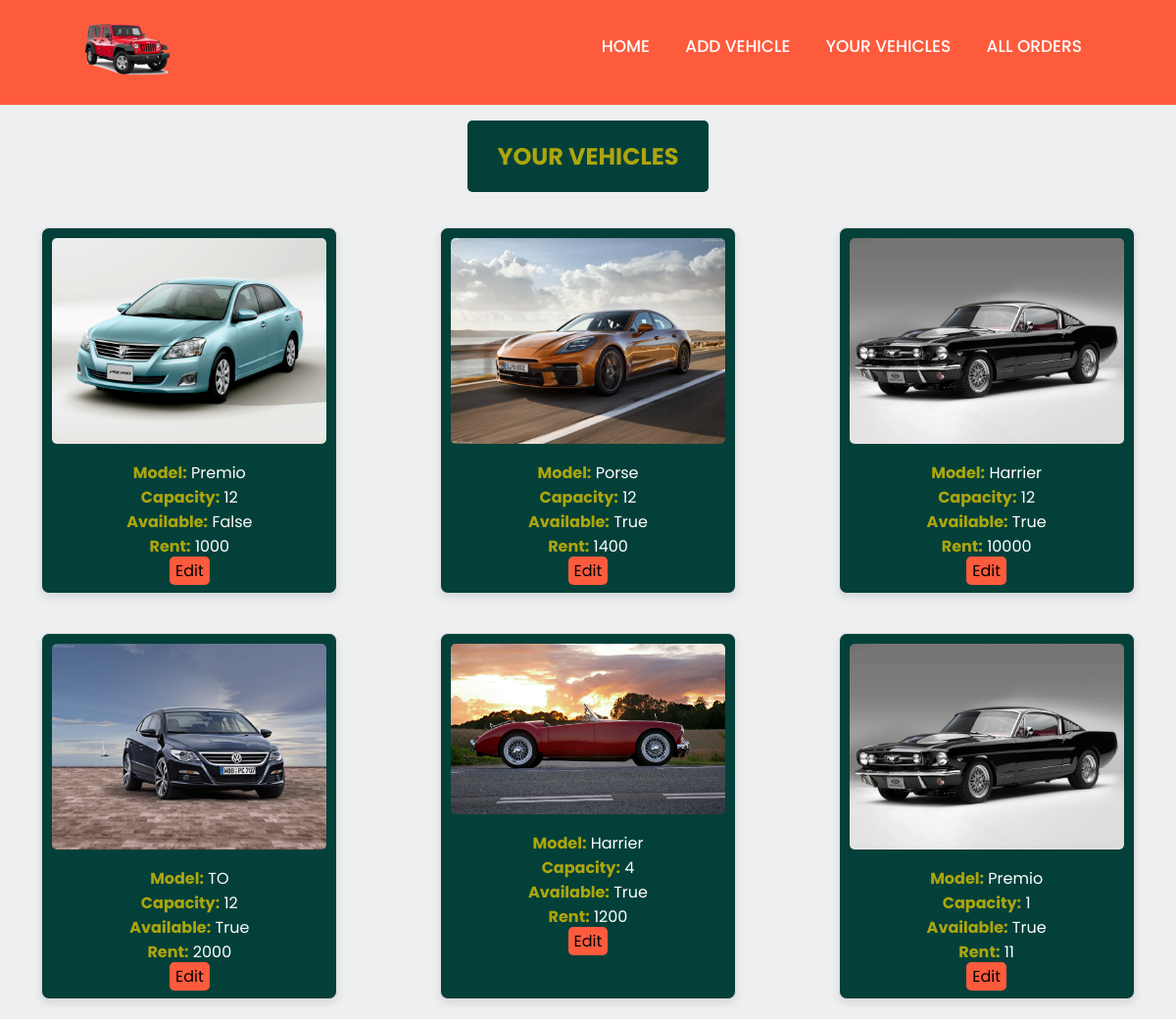
Page /vehiclelist (signed in) on the committed database.
### myapp/models.py (models this page shows, shortened)
class Car(models.Model):
    model = models.CharField(max_length=100)
    image = models.ImageField(upload_to="")
    car_dealer = models.ForeignKey(
        CustomUser,
        on_delete=models.CASCADE,  # This specifies what happens when the referenced CustomUser is deleted
        related_name='cars',       # This allows you to access the related cars from a CustomUser instance
    )
    capacity = models.CharField(max_length=2)
    is_available = models.BooleanField(default=True)
    rent = models.CharField(max_length=10, blank=True)

### myapp/views.py (the view)
# urls.py: path('vehiclelist',views.vehicle_list,name='vehicle_list'),
def vehicle_list(request):
    cur_dealer=request.user;
    cars=Car.objects.filter(car_dealer = cur_dealer)
    return render(request,'vehicle_list.html',{"cars":cars})

### templates/vehicle_list.html (shortened to what this page needs)
{% extends 'dealer_base.html' %} {% block content %}
<div class="header">
  <h2 class="center">
    <span class="header-text">YOUR VEHICLES</span>
  </h2>
</div>
{% if cars %}
<div class="car-container">
  {% for car in cars %}
  <div class="car-card">
    <img src="{{ car.image.url }}" alt="{{ car.model }} Photo" />
    <strong>Model:</strong> {{ car.model }}<br />
    <strong>Capacity:</strong> {{ car.capacity }}<br />
    <strong>Available:</strong> {{ car.is_available }}<br />
    <strong>Rent:</strong> {{ car.rent }}<br />
    <a href="{% url 'edit' car.id %}" class="edit-button">Edit</a>
  </div>
  {% endfor %}
</div>
{% else %}
<p>No vehicles added yet.</p>
{% endif %} {% endblock %}

### templates/dealer_base.html (shortened to what this page needs)
<!DOCTYPE html>
<html lang="en">
  <head>
  </head>
  <body>
    <nav>
      <div class="img">
        <img
          style="width: 100px; height: 60px"
          src="media/jeep-logo.png"
          alt=""
        />
      </div>
      <div class="icon">
        <a href="{% url 'home' %}">HOME</a>
        <a href="{% url 'add_car' %}">ADD VEHICLE</a>
        <a href="{% url 'vehicle_list' %}">YOUR VEHICLES</a>
        <a href="{% url 'all_orders' %}">ALL ORDERS</a>
      </div>
    </nav>
    {% block content %} {% endblock content %}
  </body>
</html>

### templates/dealer_base.html (style rules this page uses)
body { font-family: "Poppins", sans-serif; background: #eeeff1; margin: 0; padding: 0; }
nav { background-color: #fe5b3d; width: 100%; display: flex; justify-content: space-between; margin: 0; }
.img { margin-left: 80px; margin-top: 20px; margin-bottom: 20px; }
.icon { margin-right: 80px; margin-top: 20px; margin-bottom: 20px; }
nav a { display: inline-block; color: white; font-weight: 500; font-size: 17px; text-align: center; padding: 14px 16px; text-decoration: none; transition: transform 0.3s ease-in-out; }

### templates/vehicle_list.html (style rules this page uses)
body { font-family: "Poppins", sans-serif; margin: 0; padding: 0; display: flex; flex-direction: column; align-items: center; }
nav { background-color: #fe5b3d; width: 100%; display: flex; justify-content: space-between; margin: 0; }
nav a { display: inline-block; color: white; text-align: center; padding: 14px 16px; text-decoration: none; }
.center { text-align: center; }
.header { padding: 15px; margin-bottom: 20px; text-align: center; }
.header-text { background-color: #034039; color: #ada50d; display: inline; padding: 20px 30px; border-radius: 5px; }
.car-container { display: flex; flex-wrap: wrap; gap: 20px; justify-content: space-around; }
.car-card { text-align: center; border: 1px solid #ddd; border-radius: 8px; padding: 10px; width: calc( 25% - 20px ); box-shadow: 0 4px 8px rgba(0, 0, 0, 0.1); background-color: #034039; color: #ffffff; transition: transform 0.3s; margin-bottom: 20px; }
.car-card img { max-width: 100%; height: auto; border-radius: 5px; margin-bottom: 10px; }
.car-card strong { color: #ada50d; }
.edit-button { background-color: #fe5b3d; color: black; border: none; padding: 3px 6px; text-decoration: none; border-radius: 5px; cursor: pointer; transition: background-color 0.3s; }

### rows in the picture
Car: image (picture), model "Premio", capacity "12", is_available "False", rent "1000"
Car: image (picture), model "Porse", capacity "12", is_available "True", rent "1400"
Car: image (picture), model "Harrier", capacity "12", is_available "True", rent "10000"
Car: image (picture), model "TO", capacity "12", is_available "True", rent "2000"
Car: image (picture), model "Harrier", capacity "4", is_available "True", rent "1200"
Car: image (picture), model "Premio", capacity "1", is_available "True", rent "11"
